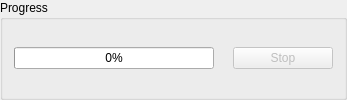
     <widget class="QGroupBox" name="progress_box">
      <property name="title">
       <string>Progress</string>
      </property>
      <layout class="QGridLayout" name="gridLayout_3">
       <item row="0" column="3">
        <widget class="QPushButton" name="stop_background_process_button">
         <property name="enabled">
          <bool>false</bool>
         </property>
         <property name="minimumSize">
          <size>
           <width>100</width>
           <height>0</height>
          </size>
         </property>
         <property name="maximumSize">
          <size>
           <width>100</width>
           <height>16777215</height>
          </size>
         </property>
         <property name="text">
          <string>Stop</string>
         </property>
         <property name="checkable">
          <bool>false</bool>
         </property>
         <property name="flat">
          <bool>false</bool>
         </property>
        </widget>
       </item>
       <item row="0" column="2">
        <widget class="QLabel" name="progress_label">
         <property name="sizePolicy">
          <sizepolicy hsizetype="Expanding" vsizetype="Preferred">
           <horstretch>0</horstretch>
           <verstretch>0</verstretch>
          </sizepolicy>
         </property>
         <property name="text">
          <string/>
         </property>
         <property name="alignment">
          <set>Qt::AlignLeading|Qt::AlignLeft|Qt::AlignVCenter</set>
         </property>
         <property name="wordWrap">
          <bool>true</bool>
         </property>
        </widget>
       </item>
       <item row="0" column="0" colspan="2">
        <widget class="QProgressBar" name="progress_bar">
         <property name="minimumSize">
          <size>
           <width>200</width>
           <height>0</height>
          </size>
         </property>
         <property name="maximumSize">
          <size>
           <width>250</width>
           <height>16777215</height>
          </size>
         </property>
         <property name="value">
          <number>0</number>
         </property>
         <property name="invertedAppearance">
          <bool>false</bool>
         </property>
        </widget>
       </item>
      </layout>
     </widget>
